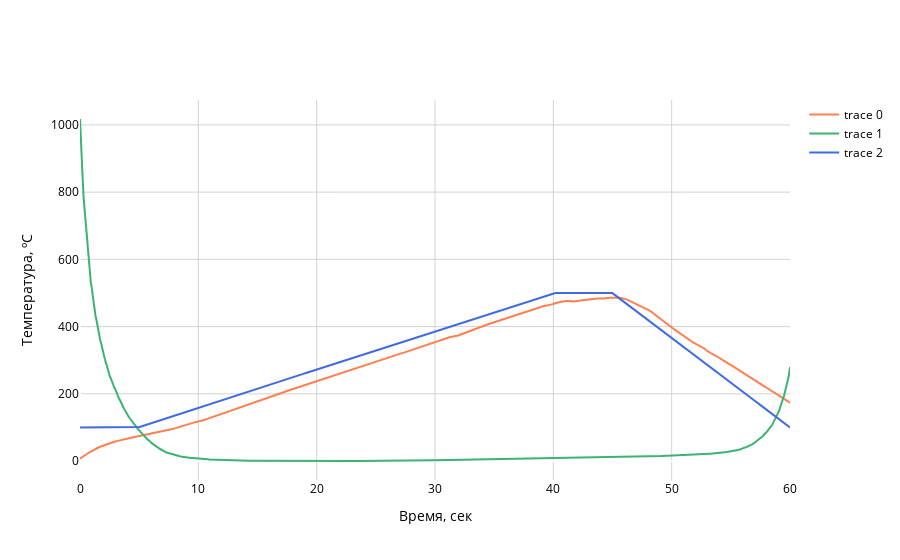

The notebook cell saved with this chart:
### Code cell
import plotly.graph_objs as go

# Настройка размера и разрешения графика
config = {
    'displayModeBar': False,
    'showTips': False,
    'staticPlot': False
}

x = np.linspace(0, 60, 600)

# Построение графика
trace1 = go.Scatter(x=x, y=np.array(data_file['T1'][0:600]),marker=dict(size=5, color='coral'))


# Построение графика для Метод анализа весов нейронной сети
trace2 = go.Scatter(x=x, y=np.array(data_file['R1'][0:600]/1000),marker=dict(size=5, color='mediumseagreen'))


trace3 = go.Scatter(x=x, y=np.array(data_file['T_set1'][0:600]),marker=dict(size=5, color='royalblue'))

layout = go.Layout(
    # Фон белый
    plot_bgcolor='white',
    # Все тексты и подписи тоже чёрные
    font=dict(color='black'),
    # Оси чёрные
    xaxis=dict(title='Время, сек', color='black', gridcolor='lightgray', gridwidth=1),
    yaxis=dict(title='Температура, ºС ', color='black', gridcolor='lightgray', gridwidth=1),
)

data = [trace1, trace2, trace3]

fig = go.Figure(data=data, layout=layout)

fig.show(config=config)

### Figure 1 — Plotly figure (JSON) as saved in the notebook; plotly's stock layout.template omitted (floating-point values rounded to 4 significant figures; data arrays with more than 128 entries replaced by an {"elided": "..."} marker saying what was removed)
{"data": [{"marker": {"color": "coral", "size": 5}, "type": "scatter", "x": {"elided": "600 float values"}, "y": {"elided": "600 float values"}}, {"marker": {"color": "mediumseagreen", "size": 5}, "type": "scatter", "x": {"elided": "600 float values"}, "y": {"elided": "600 float values"}}, {"marker": {"color": "royalblue", "size": 5}, "type": "scatter", "x": {"elided": "600 float values"}, "y": {"elided": "600 float values"}}], "layout": {"font": {"color": "black"}, "plot_bgcolor": "white", "xaxis": {"color": "black", "gridcolor": "lightgray", "gridwidth": 1, "title": {"text": "Время, сек"}}, "yaxis": {"color": "black", "gridcolor": "lightgray", "gridwidth": 1, "title": {"text": "Температура, ºС "}}}}
